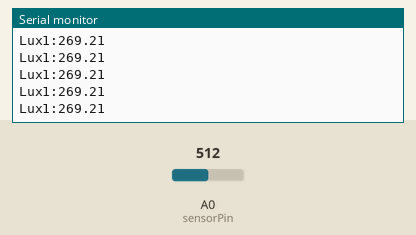
Recording of a sketch running on a simulated Arduino Uno, built with avr-gcc and run on an emulated ATmega328P. On the bench: the last lines printed to the serial monitor. Inputs (shaded band) come from the test bench; at power-on: A0 (sensorPin) = 512.

Above: at 1.2 s.
1.3 s: A0 (sensorPin) set to 267
At 2.4 s:
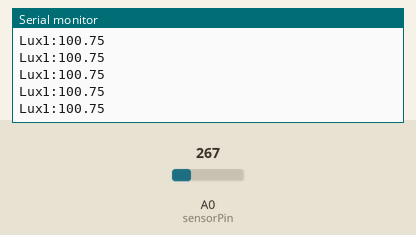
4.3 s: A0 (sensorPin) set to 242
At 5.0 s:
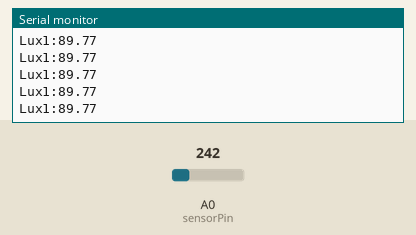
Timing chart, 0 to 7.3 s (numbered marks = the images above; inputs shaded):
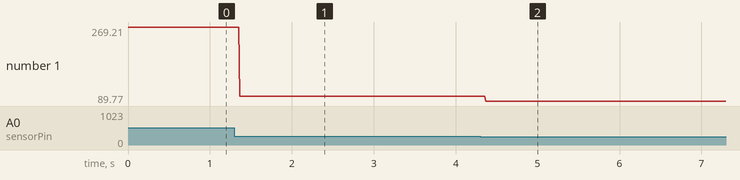

Measured:
- after the input at 1.3 s, the serial monitor: prints a new line after 0.07 s (image 1)
- after the input at 4.3 s, the serial monitor: prints a new line after 0.07 s (image 2)
- plotted number 1: 269.21 → 100.75 after the input at 1.3 s, 100.75 → 89.77 after the input at 4.3 s

The sketch:

ldr_sen.ino
```cpp
int sensorPin = A0;
int sensorValue = 0;
#define MAX_ADC_READING           1023
#define ADC_REF_VOLTAGE           3.3
#define REF_RESISTANCE            2900  // measure this for best results and put the value according to what is connected to the ldr in series
#define LUX_CALC_SCALAR           1251893100
#define LUX_CALC_EXPONENT         -1.4059

const int numReadings = 10;
int readings[numReadings];      // the readings from the analog input
int readIndex = 0;              // the index of the current reading
int total = 0;                  // the running total
int average = 0;                // the average


void setup() {
 Serial.begin(9600);
   // initialize all the readings to 0:
  for (int thisReading = 0; thisReading < numReadings; thisReading++) {
    readings[thisReading] = 0;

  }
}


void loop(){
  int ldrRawData;
  float resistorVoltage, ldrVoltage;
  float ldrResistance;
  float ldrLux;
  Serial.print("Lux1:");
  Serial.println(fun_ldr(sensorPin));
  }

float fun_ldr(int pin)
{
  int readIndex = 0;
  int ldrRawData;
  float resistorVoltage, ldrVoltage;
  float ldrResistance;
  float ldrLux;
  total = total - readings[readIndex];
  // read from the sensor:
  readings[readIndex] = analogRead(pin);
  // add the reading to the total:
  total = total + readings[readIndex];
  // advance to the next position in the array:
  readIndex = readIndex + 1;

  // if we're at the end of the array...
  if (readIndex >= numReadings) {
    // ...wrap around to the beginning:
    readIndex = 0;
  }

  // calculate the average:
  average = total / numReadings;
  // send it to the computer as ASCII digits
  //Serial.println(average);
  delay(1);
  ldrRawData = average;
  resistorVoltage = ((float)ldrRawData / MAX_ADC_READING) * ADC_REF_VOLTAGE;
  ldrVoltage = ADC_REF_VOLTAGE - resistorVoltage;
  ldrResistance = ldrVoltage/resistorVoltage * REF_RESISTANCE;
  ldrLux = LUX_CALC_SCALAR * powf(ldrResistance, LUX_CALC_EXPONENT);
  return (ldrLux); //prints the values coming from the sensor on the screen
  }
```
